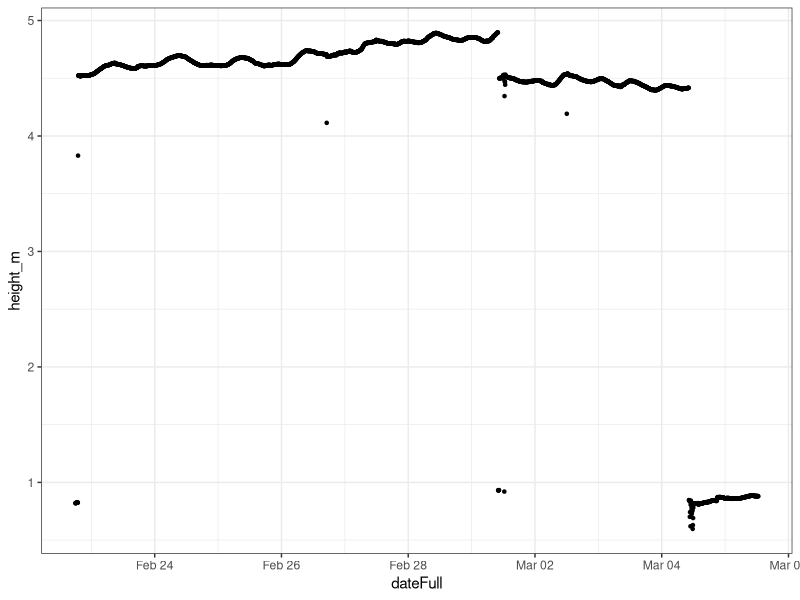
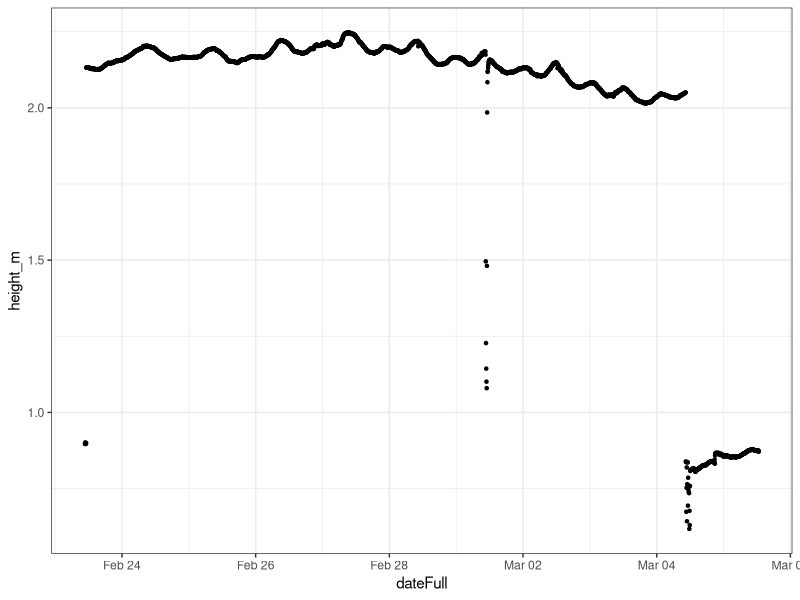
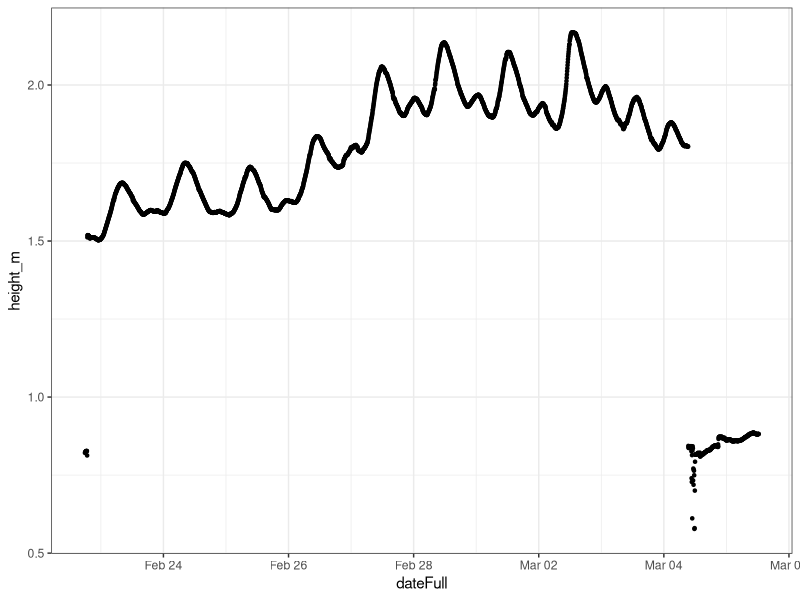
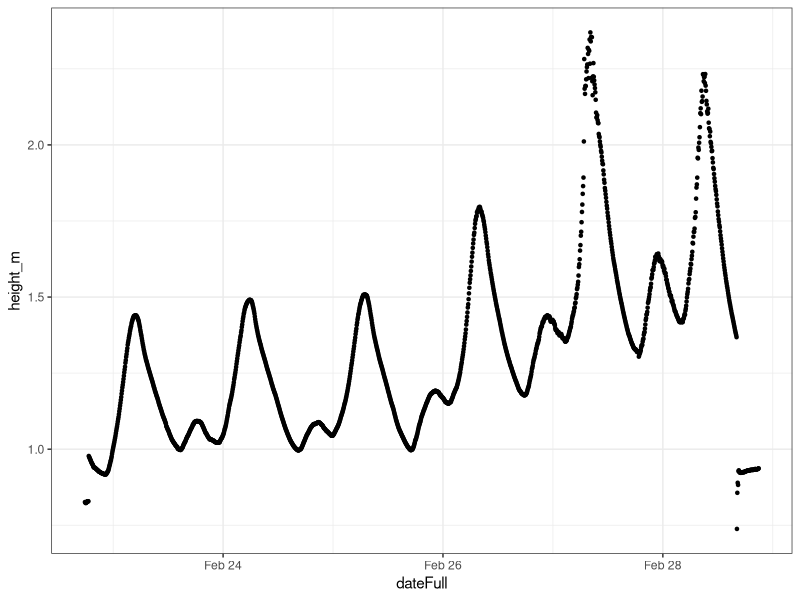
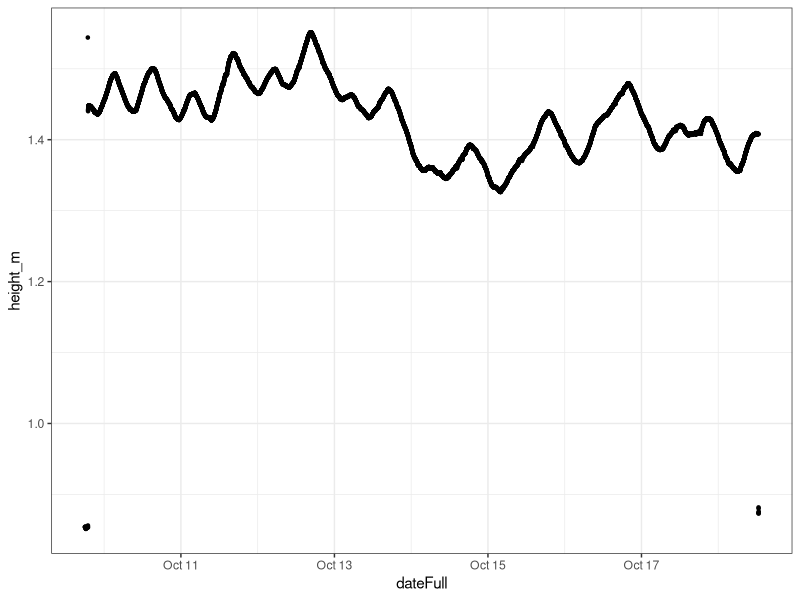
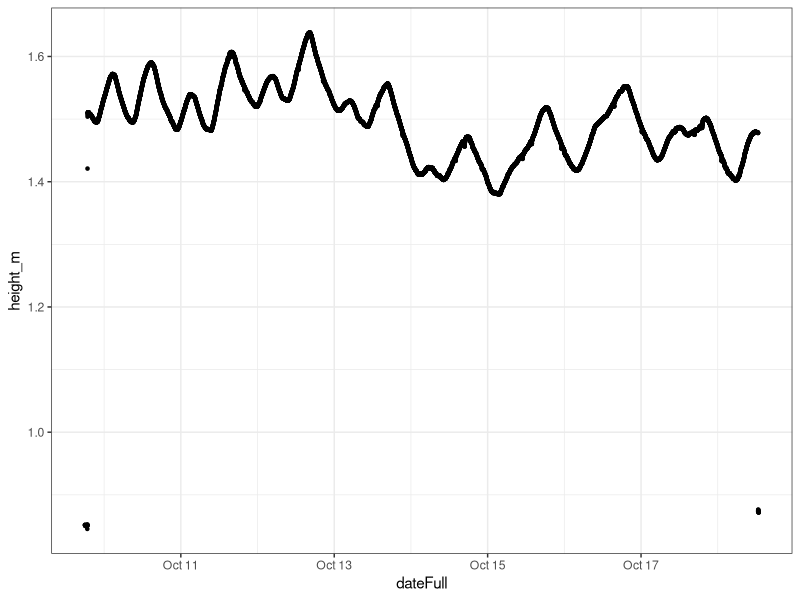
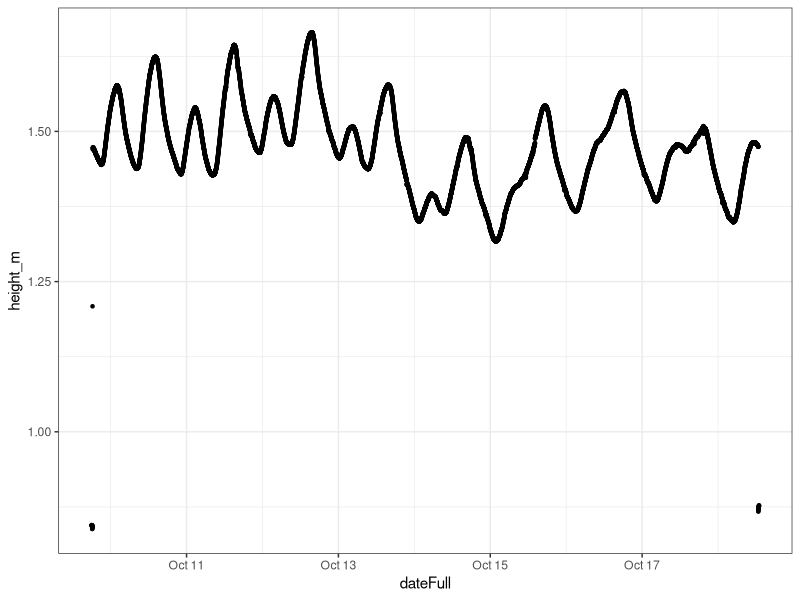
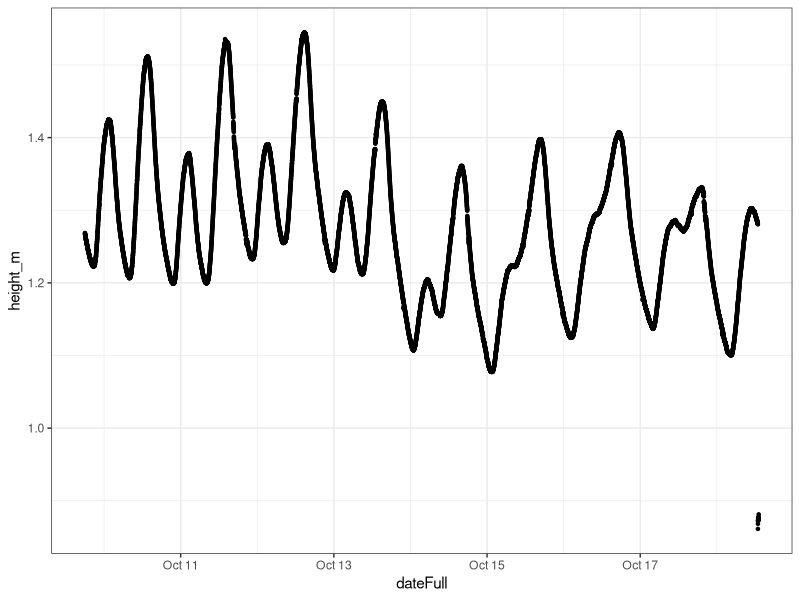

These figures' R source, in order:
## ---- chunk 1
knitr::opts_chunk$set(echo = TRUE)
## ---- chunk 2
library(ggplot2)
library(dplyr)
library(viridis)
library(GGally) 
library(gridExtra)
library(tidyr)
## ---- chunk 3
# compute timestamp using https://www.epochconverter.com and increment in excel (5min=300s)
list.files()
Feb_MW9_raw = read.csv("Green_MW9_220222-040322_date.csv")
Feb_MW6_raw = read.csv("Red_MW6_220222-040322_date.csv")
Feb_W1_raw = read.csv("Blue_W1_220222-040322_date.csv")
Feb_W4_raw = read.csv("Yellow_W4_220222-280222_date.csv")

Oct_W1_raw = read.csv("Yellow_W1_Oct_2022_date.csv")
Oct_W2_raw = read.csv("Green_W2_Oct_2022_date.csv")
Oct_W3_raw = read.csv("Red_W3_Oct_2022_date.csv")
Oct_W4_raw = read.csv("Blue_W4_Oct_2022_date.csv")

# NOAA tide data
Feb_noaa = read.csv("Tide_9414958_Feb.csv")
Oct_noaa = read.csv("Tide_9414958_Oct.csv")
## ---- chunk 4
#Sys.timezone() #America/Los_Angeles #PST8PDT
Feb_MW9_raw$dateFull = as.POSIXct(Feb_MW9_raw$ts, tz = "America/Los_Angeles", origin="1970-01-01")
Feb_MW6_raw$dateFull = as.POSIXct(Feb_MW6_raw$ts, tz = "America/Los_Angeles", origin="1970-01-01")
Feb_W1_raw$dateFull = as.POSIXct(Feb_W1_raw$ts, tz = "America/Los_Angeles", origin="1970-01-01") 
Feb_W4_raw$dateFull = as.POSIXct(Feb_W4_raw$ts, tz = "America/Los_Angeles", origin="1970-01-01") 

Oct_W1_raw$dateFull = as.POSIXct(Oct_W1_raw$ts, tz = "America/Los_Angeles", origin="1970-01-01")
Oct_W2_raw$dateFull = as.POSIXct(Oct_W2_raw$ts, tz = "America/Los_Angeles", origin="1970-01-01")
Oct_W3_raw$dateFull = as.POSIXct(Oct_W3_raw$ts, tz = "America/Los_Angeles", origin="1970-01-01") 
Oct_W4_raw$dateFull = as.POSIXct(Oct_W4_raw$ts, tz = "America/Los_Angeles", origin="1970-01-01") 

Feb_noaa$dateFull = as.POSIXct(Feb_noaa$Timestamp, tz = "America/Los_Angeles", origin="1970-01-01") 
Oct_noaa$dateFull = as.POSIXct(Oct_noaa$Timestamp, tz = "America/Los_Angeles", origin="1970-01-01") 

## ---- chunk 5
ggplot(Feb_MW9_raw, aes(dateFull, height_m)) + geom_point(pch=20) + theme_bw()
ggplot(Feb_MW6_raw, aes(dateFull, height_m)) + geom_point(pch=20) + theme_bw()
ggplot(Feb_W1_raw, aes(dateFull, height_m)) + geom_point(pch=20) + theme_bw()
ggplot(Feb_W4_raw, aes(dateFull, height_m)) + geom_point(pch=20) + theme_bw()

ggplot(Oct_W1_raw, aes(dateFull, height_m)) + geom_point(pch=20) + theme_bw()
ggplot(Oct_W2_raw, aes(dateFull, height_m)) + geom_point(pch=20) + theme_bw()
ggplot(Oct_W3_raw, aes(dateFull, height_m)) + geom_point(pch=20) + theme_bw()
ggplot(Oct_W4_raw, aes(dateFull, height_m)) + geom_point(pch=20) + theme_bw()

ggplot(Feb_noaa, aes(dateFull, Pred)) + geom_point(pch=20) + theme_bw()
ggplot(Oct_noaa, aes(dateFull, Pred)) + geom_point(pch=20) + theme_bw()
## ---- chunk 6
# subtract air pressure
Feb_MW9_raw$height_air = mean(Feb_MW9_raw$height_m[1:5])
Feb_MW6_raw$height_air = mean(Feb_MW6_raw$height_m[1:5])
Feb_W1_raw$height_air = mean(Feb_W1_raw$height_m[1:5])
Feb_W4_raw$height_air = mean(Feb_W4_raw$height_m[1:5])

Oct_W1_raw$height_air = mean(Oct_W1_raw$height_m[1:5])
Oct_W2_raw$height_air = mean(Oct_W2_raw$height_m[1:5])
Oct_W3_raw$height_air = mean(Oct_W3_raw$height_m[1:5])
Oct_W4_raw$height_air = mean(Oct_W4_raw$height_m[(nrow(Oct_W4_raw)-5):nrow(Oct_W4_raw)])

# standardize to MSL 
Feb_MW9_raw$height_real = Feb_MW9_raw$height_m - Feb_MW9_raw$height_air - 3.075177995 # deeper than MSL so subtract
Feb_MW6_raw$height_real = Feb_MW6_raw$height_m - Feb_MW6_raw$height_air + 0.432054 # shallower than MSL so add
Feb_W1_raw$height_real = Feb_W1_raw$height_m - Feb_W1_raw$height_air - 0.2988945
Feb_W4_raw$height_real = Feb_W4_raw$height_m - Feb_W4_raw$height_air + 0.079248
  
Oct_W1_raw$height_real = Oct_W1_raw$height_m - Oct_W1_raw$height_air - 0.19812
Oct_W2_raw$height_real = Oct_W2_raw$height_m - Oct_W2_raw$height_air - 0.295656
Oct_W3_raw$height_real = Oct_W3_raw$height_m - Oct_W3_raw$height_air - 0.27432
Oct_W4_raw$height_real = Oct_W4_raw$height_m - Oct_W4_raw$height_air - 0.088392

# trim to deployment period (manually look for where to trim)
Feb_MW9 = subset(Feb_MW9_raw, Feb_MW9_raw$ts > 1645584776 & Feb_MW9_raw$ts < 1646417576)
Feb_MW6 = subset(Feb_MW6_raw, Feb_MW6_raw$ts > 1645643530 & Feb_MW6_raw$ts < 1646418130)
Feb_W1 = subset(Feb_W1_raw, Feb_W1_raw$ts > 1645584513 & Feb_W1_raw$ts < 1646414313)
Feb_W4 = subset(Feb_W4_raw, Feb_W4_raw$ts > 1645584030 & Feb_W4_raw$ts < 1646093130)

Oct_W1 = subset(Oct_W1_raw, Oct_W1_raw$ts > 1665367080 & Oct_W1_raw$ts < 1666121580)
Oct_W2 = subset(Oct_W2_raw, Oct_W2_raw$ts > 1665366480 & Oct_W2_raw$ts < 1666121820)
Oct_W3 = subset(Oct_W3_raw, Oct_W3_raw$ts > 1665364920 & Oct_W3_raw$ts < 1666122180)
Oct_W4 = subset(Oct_W4_raw, Oct_W4_raw$ts < 1666122660)

# check for disturbances
ggplot(Feb_MW9, aes(dateFull, height_real)) + geom_point(pch=20) + theme_bw() # disturbed
ggplot(Feb_MW6, aes(dateFull, height_real)) + geom_point(pch=20) + theme_bw() # disturbed
ggplot(Feb_W1, aes(dateFull, height_real)) + geom_line() + theme_bw()
ggplot(Feb_W4, aes(dateFull, height_real)) + geom_line() + theme_bw()

ggplot(Oct_W1, aes(dateFull, height_real)) + geom_line() + theme_bw()
ggplot(Oct_W2, aes(dateFull, height_real)) + geom_line() + theme_bw()
ggplot(Oct_W3, aes(dateFull, height_real)) + geom_line() + theme_bw()
ggplot(Oct_W4, aes(dateFull, height_real)) + geom_line() + theme_bw()

# adjust for disturbances
Feb_MW9 = subset(Feb_MW9, Feb_MW9$height_real > 0.5)
ggplot(Feb_MW9, aes(dateFull, height_real)) + geom_point(pch=20) + theme_bw() # could be better

remove = c(1646159830,1646160130,1646160430,1646160730,1646161030,1646161330,1646161630,1646161930,1646162230,1646162530,1646162830,1646163130) # for MW6
Feb_MW6 = subset(Feb_MW6, !(Feb_MW6$ts %in% remove)) 
ggplot(Feb_MW6, aes(dateFull, height_real)) + geom_point(pch=20) + theme_bw() # good

## ---- chunk 7
# add location variable
Feb_W1$Location <- "Well 1"
Feb_W4$Location <- "Well 4"
Feb_MW9$Location <- "MW9"
Feb_MW6$Location <- "MW6"

Oct_W1$Location <- "Well 1"
Oct_W2$Location <- "W2"
Oct_W3$Location <- "W3"
Oct_W4$Location <- "Well 4"

# combine to one file for each campaign
Feb <- rbind.data.frame(Feb_W1, Feb_W4)
Oct <- rbind.data.frame(Oct_W1, Oct_W2, Oct_W3, Oct_W4)
Oct <- rbind.data.frame(Oct_W1, Oct_W4) # NOTE: comment out to use all 4 wells!!

## ---- chunk 8

Feb_noaa_mod = data.frame(Date = Feb_noaa$Date, Time = Feb_noaa$Time, ts = Feb_noaa$Timestamp, ms = NA, height_m = Feb_noaa$Pred, temp_C = NA, dateFull = Feb_noaa$dateFull,  height_air = NA, height_real = Feb_noaa$Pred)
Feb_noaa_mod2 = subset(Feb_noaa_mod, ts > min(Feb_W1$ts) & ts < max(Feb_W1$ts))
Feb_noaa_mod2$Location = "NOAA"

Feb_tide = rbind.data.frame( Feb_noaa_mod2, Feb)

Oct_noaa_mod = data.frame(Date = Oct_noaa$Date, Time = Oct_noaa$Time, ts = Oct_noaa$Timestamp, ms = NA, height_m = Oct_noaa$Pred, temp_C = NA, dateFull = Oct_noaa$dateFull,  height_air = NA, height_real = Oct_noaa$Pred)
Oct_noaa_mod2 = subset(Oct_noaa_mod, ts > min(Oct_W1$ts) & ts < max(Oct_W1$ts))
Oct_noaa_mod2$Location = "NOAA"

Oct_tide = rbind.data.frame( Oct_noaa_mod2,Oct)

## ---- chunk 9
# Feb frequency is 5 min, Oct is 1 min

#### February

Feb_W1_trim = subset(Feb_W1, ts < 1646093013)
Feb_W4_trim = subset(Feb_W4, ts > 1645584630)

Feb_col = cbind(Feb_W1_trim, Feb_W4_trim)
colnames(Feb_col) <- c("Date_W1", "Time_W1" , "ts_W1", "ms_W1", "height_m_W1","temp_C_W1","dateFull_W1", "height_air_W1", "height_real_W1", "Location_W1", "Date_W4",  "Time_W4", "ts_W4", "ms_W4", "height_m_W4","temp_C_W4", "dateFull_W4", "height_air_W4" , "height_real_W4", "Location_W4"   )

Feb_col$diff = Feb_col$height_real_W1 - Feb_col$height_real_W4
Feb_col$distance = 16.663
Feb_col$diff.dist = (Feb_col$diff)/16.663
Feb_col$direction = ifelse(Feb_col$diff > 0, "Oceanward", "Landward")

# plot difference over time

ggplot(Feb_col, aes(diff.dist, ts_W1, col=direction))+
    geom_point() + 
    scale_y_reverse(breaks = c(1645603200, 1645689600, 1645776000, 1645862400, 1645948800, 1646035200, 1646121600, 1646208000, 1646294400), 
                    labels=c("23 Feb 2022",  "24 Feb 2022", "25 Feb 2022", "26 Feb 2022", "27 Feb 2022", "28 Feb 2022", "01 Mar 2022", "02 Mar 2022",  "03 Mar 2022"), limits = c( 1646337600, min(Feb_col$ts_W1)))+
    scale_x_continuous(limits = c(min(Feb_col$diff.dist), max(Feb_col$diff.dist)))+
    scale_color_manual(values =  c("#5DC863FF", "#31688EFF")) + 
    labs(x="\nWater Height Gradient (∆h/∆x)", y="", fill = "Flow Direction")+
    theme_bw() +
    theme(panel.grid.minor = element_blank(), panel.grid.major = element_blank()) +
    guides(color = guide_legend(title = "Flow Direction")) 

ggsave("Stinson_water_Feb_gradient_2024.04.13.png", 
       plot = last_plot(),
       device = "png", units = "cm", width = 12, height = 10, dpi = 300)

ggplot(Feb_col, aes(diff, ts_W1, col=direction))+
    geom_point() + 
    scale_y_reverse(breaks = c(1645603200, 1645689600, 1645776000, 1645862400, 1645948800, 1646035200), 
                    labels=c("23 Feb 2022",  "24 Feb 2022", "25 Feb 2022", "26 Feb 2022", "27 Feb 2022", "28 Feb 2022")) +
    scale_color_manual(values =  c("#5DC863FF", "#31688EFF")) + 
    labs(x="\nWater Height Difference W1-W4 (∆h)", y="", fill = "Flow Direction")+
    theme_bw() +
    theme(panel.grid.minor = element_blank(), panel.grid.major = element_blank()) +
    guides(color = guide_legend(title = "Flow Direction")) 

ggsave(filename =  "Stinson_water_Feb_diff_2024.04.13.png", 
       plot = last_plot(),
       device = "png", units = "cm", width = 12, height = 10, dpi = 300)

Feb_red = select(Feb_col, dateFull_W1, Date_W1, Time_W1,  ts_W1, height_real_W1, height_real_W4, diff, distance, diff.dist, direction)

colnames(Feb_red) <- c("DateFull", "Date", "Time", "TimeStamp", "Height_m_W1", "Height_m_W4", "Difference_m", "Distance_m", "Gradient", "Direction")

write.csv(Feb_red, "Stinson_water_feb_gradient_2024.04.13.csv", row.names = FALSE)


##### October

Oct_W1_trim = Oct_W1
Oct_W4_trim = subset(Oct_W4, ts > 1665367080 & ts < 1666121580)

Oct_col = cbind(Oct_W1_trim, Oct_W4_trim)
colnames(Oct_col) <- c("Date_W1", "Time_W1" , "ts_W1", "ms_W1", "height_m_W1","temp_C_W1","dateFull_W1", "height_air_W1", "height_real_W1", "Location_W1", "Date_W4",  "Time_W4", "ts_W4", "ms_W4", "height_m_W4","temp_C_W4", "dateFull_W4", "height_air_W4" , "height_real_W4", "Location_W4")

Oct_col$diff = Oct_col$height_real_W1 - Oct_col$height_real_W4
Oct_col$distance = 19.684
Oct_col$diff.dist = (Oct_col$diff)/19.684
Oct_col$direction = ifelse(Oct_col$diff > 0, "Oceanward", "Landward")

# plot difference over time

ggplot(Oct_col, aes(diff.dist, ts_W1, col=direction))+
    geom_point() + 
    scale_y_reverse(breaks = c(1665385200, 1665471600, 1665558000, 1665644400, 1665730800, 1665817200, 1665903600, 1665990000, 1666076400), 
                    labels=c("10 Oct 2022",  "11 Oct 2022", "12 Oct 2022", "13 Oct 2022", "14 Oct 2022", "15 Oct 2022", "16 Oct 2022", "17 Oct 2022", "18 Oct 2022")) +
    scale_color_manual(values =  c("#5DC863FF", "#31688EFF")) + 
    labs(x="\nWater Height Gradient W1-W4 (∆h/∆x)", y="", fill = "Flow Direction")+
    theme_bw() +
    theme(panel.grid.minor = element_blank(), panel.grid.major = element_blank()) +
    guides(color = guide_legend(title = "Flow Direction"))

ggsave("Stinson_water_Oct_gradient_2024.04.13.png", 
       plot = last_plot(),
       device = "png", units = "cm", width = 12, height = 10, dpi = 300)

ggplot(Oct_col, aes(diff.dist, ts_W1, col=direction))+
    geom_point() + 
    scale_y_reverse(breaks = c(1665385200, 1665471600, 1665558000, 1665644400, 1665730800, 1665817200, 1665903600, 1665990000, 1666076400), 
                    labels=c("10 Oct 2022",  "11 Oct 2022", "12 Oct 2022", "13 Oct 2022", "14 Oct 2022", "15 Oct 2022", "16 Oct 2022", "17 Oct 2022", "18 Oct 2022")) +
    scale_x_continuous(limits = c(min(Feb_col$diff.dist), max(Feb_col$diff.dist)))+
    scale_color_manual(values =  c("#5DC863FF", "#31688EFF")) + 
    labs(x="\nWater Height Gradient (∆h/∆x)", y="", fill = "Flow Direction")+
    theme_bw() +
    theme(panel.grid.minor = element_blank(), panel.grid.major = element_blank()) +
    guides(color = guide_legend(title = "Flow Direction"))

ggsave("Stinson_water_Oct_gradient_scaled_2024.04.13.png", 
       plot = last_plot(),
       device = "png", units = "cm", width = 12, height = 10, dpi = 300)

ggplot(Oct_col, aes(diff, ts_W1, col=direction))+
    geom_point() + 
    scale_y_reverse(breaks = c(1665385200, 1665471600, 1665558000, 1665644400, 1665730800, 1665817200, 1665903600, 1665990000, 1666076400), 
                    labels=c("10 Oct 2022",  "11 Oct 2022", "12 Oct 2022", "13 Oct 2022", "14 Oct 2022", "15 Oct 2022", "16 Oct 2022", "17 Oct 2022", "18 Oct 2022")) +
    scale_color_manual(values =  c("#5DC863FF", "#31688EFF")) + 
    labs(x="\nWater Height Difference W1-W4 (∆h)", y="", fill = "Flow Direction")+
    theme_bw() +
    theme(panel.grid.minor = element_blank(), panel.grid.major = element_blank()) +
    guides(color = guide_legend(title = "Flow Direction"))

ggsave(filename =  "Stinson_water_Oct_diff_2024.04.13.png", 
       plot = last_plot(),
       device = "png", units = "cm", width = 12, height = 10, dpi = 300)

Oct_red = select(Oct_col, dateFull_W1, Date_W1, Time_W1,  ts_W1, height_real_W1, height_real_W4, diff, distance, diff.dist, direction)

colnames(Oct_red) <- c("DateFull", "Date", "Time", "TimeStamp", "Height_m_W1", "Height_m_W4", "Difference_m", "Distance_m", "Gradient", "Direction")

write.csv(Oct_red, "Stinson_water_oct_gradient_2024.04.13.csv", row.names = FALSE)


## ---- chunk 10
# February
min(Feb_tide$height_real)
max(Feb_tide$height_real)

Feb_tide2 = subset(Feb_tide, ts < 1646337600)

Feb_tide2$Location = as.factor(Feb_tide2$Location)
Feb_tide2$Location = factor(Feb_tide2$Location, levels = c("NOAA", "Well 1", "Well 4"))

ggplot(Feb_tide2, aes(dateFull, height_real, col=Location))+
    geom_line(linewidth = 1) + # have to define first and then overlay again
   geom_hline(yintercept = 0, linetype = "dashed", color = "black") +
    #geom_vline(xintercept = as.numeric(sampled_Feb$dateFull), col = "grey")+
    scale_color_manual(values =  c("#999999","#5DC863FF", "#31688EFF" )) + # "gold"
    labs(x="", y="\nWater Height (m to MSL)\n")+
    scale_y_continuous(breaks=seq(-0.5,1.5,by=0.5), lim = c(-0.85,1.6)) +
    geom_line() +
    theme_bw() +
    theme(panel.grid.minor = element_blank(), panel.grid.major = element_blank(), legend.title = element_blank())

ggsave("Stinson_water_Feb_grey_2024.06.19.png",
       plot = last_plot(),
       device = "png", units = "cm", width = 12, height = 10, dpi = 300)

# October
min(Oct_tide$height_real)
max(Oct_tide$height_real)

Oct_tide$Location = as.factor(Oct_tide$Location)
Oct_tide$Location = factor(Oct_tide$Location, levels = c( "NOAA", "Well 1", "Well 4"))

ggplot(Oct_tide, aes(dateFull, height_real, col=Location))+
    geom_line(linewidth = 1) + # have to define first and then overlay again
   geom_hline(yintercept = 0, linetype = "dashed", color = "black") +
    #geom_vline(xintercept = as.numeric(sampled_Feb$dateFull), col = "grey")+
    scale_color_manual(values =  c("#999999","#5DC863FF", "#31688EFF" )) + # "gold"
    labs(x="", y="\nWater Height (m to MSL)\n")+
    scale_y_continuous(breaks=seq(-0.5,1.5,by=0.5), lim = c(-0.85,1.6)) +
    geom_line() +
    theme_bw() +
    theme(panel.grid.minor = element_blank(), panel.grid.major = element_blank(), legend.title = element_blank())

ggsave("Stinson_water_Oct_grey_2024.06.19.png",
       plot = last_plot(),
       device = "png", units = "cm", width = 12, height = 10, dpi = 300)

